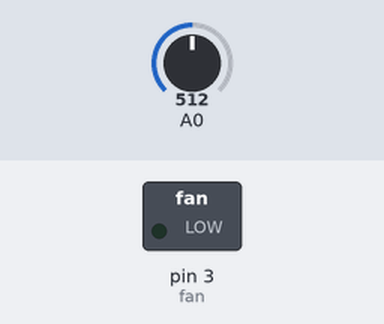
A sketch run on a simulated Arduino Uno, built with avr-gcc and run on an emulated ATmega328P. Shown: switched loads named in the sketch (green lamp = pin HIGH). Inputs (shaded band) come from the test bench; at power-on: A0 = 512.

Above: at 0.1 s.
At 1.1 s:
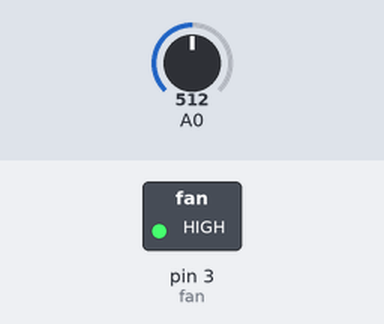
Timing chart, 0 to 2.6 s (numbered marks = the images above):
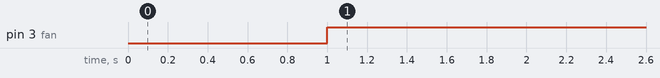

Measured:
- by itself, pin 3 (fan): LOW → HIGH at 1.0 s

The sketch:

p2.ino
```cpp
// Holly Allen & Spencer Betze
// Project 2: Move
// 11/1/2022

// Fan
int fan = 3;
int fanSpeed = 0;

// Piezo vibration sensor
int sensorValue = 0; // Determines rate of revolutions for fan (speed)

// Time it takes for the program to assume no one is interacting
unsigned long noInteract = 15000;

// Delta time
unsigned long pastTime = 0;
float scaleFactor;

void setup() {
  pinMode(fan, OUTPUT);
  digitalWrite(fan, LOW);
  scaleFactor = 255/1023;

  // Random
  randomSeed(analogRead(0));

  delay(1000);
}

void loop() {
  // Update deltaTime
  unsigned long deltaTime = DeltaTime();

  // Read input value
  sensorValue = analogRead(A0);

  // If the sensor is displaying a value equal to or above 30
  if (sensorValue >= 30)
  {
    // Set fan speed
    fanSpeed = sensorValue * scaleFactor;

    // Reset interaction timer
    noInteract = 15000;

    // Set fan speed as either determined by calculation or random
   digitalWrite(fan, HIGH);
  }

  // If the system is not being interacted with for 15 seconds
  /*else if (noInteract <= 0 && sensorValue < 30)
  {
    // Set random fan speed
    fanSpeed = random(10, 256);

    // Reset interaction timer to keep revolution rate consistent
    noInteract = 15000;

    // Set fan speed as either determined by calculation or random
    analogWrite(fan, fanSpeed);
  }*/

  else if(sensorValue < 30)
  {
    //fanSpeed = 0;
    digitalWrite(fan, LOW);
  }
  Serial.println(sensorValue);

  // Lower no interaction timer
  noInteract = noInteract - deltaTime;
  delay(500);
}

unsigned long DeltaTime()
{
  unsigned long currentTime = millis();
  unsigned long deltaTime = currentTime - pastTime;
  pastTime = currentTime;
  return deltaTime;
}
```
